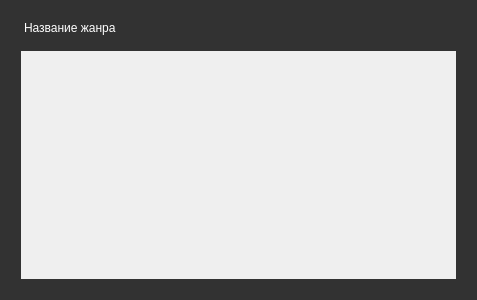
<?xml version="1.0" encoding="UTF-8"?>
<ui version="4.0">
 <class>CinemaGenreCard</class>
 <widget class="QFrame" name="CinemaGenreCard">
  <property name="geometry">
   <rect>
    <x>0</x>
    <y>0</y>
    <width>477</width>
    <height>300</height>
   </rect>
  </property>
  <property name="windowTitle">
   <string>Frame</string>
  </property>
  <property name="styleSheet">
   <string notr="true">QFrame {
	border-radius: 25px;
    padding: 5px;
	background-color: rgb(50, 50, 50);
}

QLabel {
	font: 25 18pt &quot;Segoe UI Light&quot;;
	color: rgb(255, 255, 255);
	border: 0px solid rgba(255, 255, 255, 0); 
	border-radius: 25px;
	background-color: rgba(255, 255, 255, 0);
}

QFrame:hover {
	background-color: rgb(70, 70, 70);
}

QTabBar {	
	background-color: rgba(255, 255, 255, 0);
	padding: 10px;
	border-radius: 10px;
}

QTabBar::tab:selected, QTabBar::tab:hover {
	background-color: rgb(50, 50, 50);
}

QTabBar::tab {
	background-color: rgba(255, 255, 255, 0);
	border-radius: 10px;
	padding: 15px;
	padding-top: 0px;
	margin: 10px; 
}

QTabWidget::pane {
	border: 0;
}

QScrollBar:horizontal
    {
        background-color: #2A2929;
		width: 15px;
        margin: 0px 0px 0px 0px;
        border-radius: 5px;
    }

    QScrollBar::handle:horizontal
    {
        background-color: grey;         /* #605F5F; */
        min-height: 3px;
        border-radius: 5px;
    }

    QScrollBar::sub-line:horizontal
    {
        margin: 0px 0px 0px 0px;
        border-image: none;
        height: 0px;
        width: 0px;
        subcontrol-position: top;
        subcontrol-origin: margin;
    }

    QScrollBar::add-line:horizontal
    {
        margin: 0px 0px 0px 0px;
        height: 0px;
        width: 0px;
        subcontrol-position: bottom;
        subcontrol-origin: margin;
    }

    QScrollBar::sub-line:horizontal:hover,QScrollBar::sub-line:horizontal:on
    {
        height: 0px;
        width: 0px;
        subcontrol-position: top;
        subcontrol-origin: margin;
    }

    QScrollBar::add-line:horizontal:hover, QScrollBar::add-line:horizontal:on
    {
        height: 0px;
        width: 0px;
        subcontrol-position: bottom;
        subcontrol-origin: margin;
    }

    QScrollBar::up-arrow:horizontal, QScrollBar::down-arrow:horizontal
    {
        background: none;
		background-color: rgba(255, 255, 255, 0);
    }

    QScrollBar::add-page:horizontal, QScrollBar::sub-page:horizontal
    {
        background: none;
		background-color: rgba(255, 255, 255, 0);
    }</string>
  </property>
  <layout class="QVBoxLayout" name="verticalLayout">
   <item>
    <widget class="QLabel" name="label">
     <property name="text">
      <string>Название жанра</string>
     </property>
    </widget>
   </item>
   <item>
    <widget class="QScrollArea" name="scrollArea">
     <property name="widgetResizable">
      <bool>true</bool>
     </property>
     <widget class="QWidget" name="scrollAreaWidgetContents">
      <property name="geometry">
       <rect>
        <x>0</x>
        <y>0</y>
        <width>439</width>
        <height>214</height>
       </rect>
      </property>
     </widget>
    </widget>
   </item>
  </layout>
 </widget>
 <resources/>
 <connections/>
</ui>
